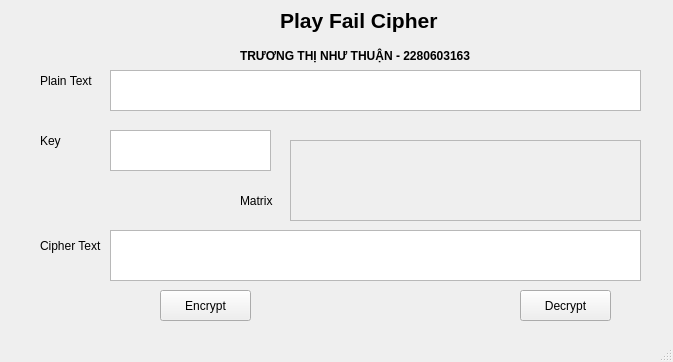
<?xml version="1.0" encoding="UTF-8"?>
<ui version="4.0">
 <class>MainWindow</class>
 <widget class="QMainWindow" name="MainWindow">
  <property name="geometry">
   <rect>
    <x>0</x>
    <y>0</y>
    <width>673</width>
    <height>362</height>
   </rect>
  </property>
  <property name="windowTitle">
   <string>MainWindow</string>
  </property>
  <widget class="QWidget" name="centralwidget">
   <widget class="QLabel" name="label_2">
    <property name="geometry">
     <rect>
      <x>40</x>
      <y>130</y>
      <width>31</width>
      <height>21</height>
     </rect>
    </property>
    <property name="font">
     <font>
      <pointsize>9</pointsize>
     </font>
    </property>
    <property name="text">
     <string>Key</string>
    </property>
   </widget>
   <widget class="QPlainTextEdit" name="PlainText">
    <property name="geometry">
     <rect>
      <x>110</x>
      <y>70</y>
      <width>531</width>
      <height>41</height>
     </rect>
    </property>
   </widget>
   <widget class="QLabel" name="label_5">
    <property name="geometry">
     <rect>
      <x>240</x>
      <y>40</y>
      <width>251</width>
      <height>31</height>
     </rect>
    </property>
    <property name="font">
     <font>
      <pointsize>9</pointsize>
      <weight>75</weight>
      <bold>true</bold>
     </font>
    </property>
    <property name="text">
     <string>TRƯƠNG THỊ NHƯ THUẬN - 2280603163</string>
    </property>
   </widget>
   <widget class="QPlainTextEdit" name="CipherText">
    <property name="geometry">
     <rect>
      <x>110</x>
      <y>230</y>
      <width>531</width>
      <height>51</height>
     </rect>
    </property>
   </widget>
   <widget class="QPushButton" name="Decrypt">
    <property name="geometry">
     <rect>
      <x>520</x>
      <y>290</y>
      <width>91</width>
      <height>31</height>
     </rect>
    </property>
    <property name="font">
     <font>
      <pointsize>9</pointsize>
     </font>
    </property>
    <property name="text">
     <string>Decrypt</string>
    </property>
   </widget>
   <widget class="QPlainTextEdit" name="KeyText">
    <property name="geometry">
     <rect>
      <x>110</x>
      <y>130</y>
      <width>161</width>
      <height>41</height>
     </rect>
    </property>
   </widget>
   <widget class="QLabel" name="label_4">
    <property name="geometry">
     <rect>
      <x>280</x>
      <y>0</y>
      <width>171</width>
      <height>41</height>
     </rect>
    </property>
    <property name="font">
     <font>
      <pointsize>16</pointsize>
      <weight>75</weight>
      <bold>true</bold>
     </font>
    </property>
    <property name="text">
     <string>Play Fail Cipher</string>
    </property>
   </widget>
   <widget class="QLabel" name="label_6">
    <property name="geometry">
     <rect>
      <x>240</x>
      <y>190</y>
      <width>51</width>
      <height>21</height>
     </rect>
    </property>
    <property name="font">
     <font>
      <pointsize>9</pointsize>
     </font>
    </property>
    <property name="text">
     <string>Matrix</string>
    </property>
   </widget>
   <widget class="QPushButton" name="Encrypt">
    <property name="geometry">
     <rect>
      <x>160</x>
      <y>290</y>
      <width>91</width>
      <height>31</height>
     </rect>
    </property>
    <property name="font">
     <font>
      <pointsize>9</pointsize>
     </font>
    </property>
    <property name="text">
     <string>Encrypt</string>
    </property>
   </widget>
   <widget class="QLabel" name="label_3">
    <property name="geometry">
     <rect>
      <x>40</x>
      <y>230</y>
      <width>71</width>
      <height>31</height>
     </rect>
    </property>
    <property name="font">
     <font>
      <pointsize>9</pointsize>
     </font>
    </property>
    <property name="text">
     <string>Cipher Text</string>
    </property>
   </widget>
   <widget class="QPlainTextEdit" name="Matrix">
    <property name="enabled">
     <bool>false</bool>
    </property>
    <property name="geometry">
     <rect>
      <x>290</x>
      <y>140</y>
      <width>351</width>
      <height>81</height>
     </rect>
    </property>
   </widget>
   <widget class="QLabel" name="label">
    <property name="geometry">
     <rect>
      <x>40</x>
      <y>70</y>
      <width>61</width>
      <height>21</height>
     </rect>
    </property>
    <property name="font">
     <font>
      <pointsize>9</pointsize>
     </font>
    </property>
    <property name="text">
     <string>Plain Text</string>
    </property>
   </widget>
  </widget>
  <widget class="QMenuBar" name="menubar">
   <property name="geometry">
    <rect>
     <x>0</x>
     <y>0</y>
     <width>673</width>
     <height>21</height>
    </rect>
   </property>
  </widget>
  <widget class="QStatusBar" name="statusbar"/>
 </widget>
 <resources/>
 <connections/>
</ui>
